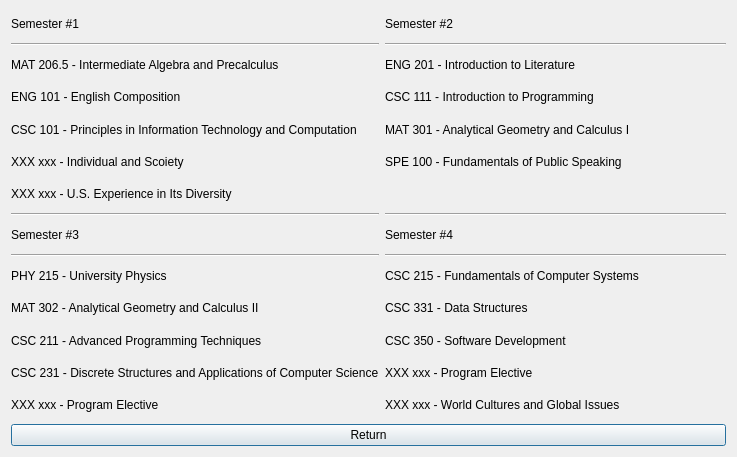
<?xml version="1.0" encoding="UTF-8"?>
<ui version="4.0">
 <class>GeographicInformationScience</class>
 <widget class="QDialog" name="GeographicInformationScience">
  <property name="geometry">
   <rect>
    <x>0</x>
    <y>0</y>
    <width>737</width>
    <height>457</height>
   </rect>
  </property>
  <property name="windowTitle">
   <string>Dialog</string>
  </property>
  <layout class="QVBoxLayout" name="verticalLayout_3">
   <item>
    <layout class="QHBoxLayout" name="horizontalLayout">
     <item>
      <layout class="QVBoxLayout" name="verticalLayout">
       <item>
        <widget class="QLabel" name="label_7">
         <property name="text">
          <string>Semester #1</string>
         </property>
        </widget>
       </item>
       <item>
        <widget class="Line" name="line">
         <property name="orientation">
          <enum>Qt::Horizontal</enum>
         </property>
        </widget>
       </item>
       <item>
        <widget class="QLabel" name="label">
         <property name="text">
          <string>MAT 206.5 - Intermediate Algebra and Precalculus</string>
         </property>
        </widget>
       </item>
       <item>
        <widget class="QLabel" name="label_3">
         <property name="text">
          <string>ENG 101 - English Composition</string>
         </property>
        </widget>
       </item>
       <item>
        <widget class="QLabel" name="label_4">
         <property name="text">
          <string>CSC 101 - Principles in Information Technology and Computation</string>
         </property>
        </widget>
       </item>
       <item>
        <widget class="QLabel" name="label_5">
         <property name="text">
          <string>XXX xxx - Individual and Scoiety</string>
         </property>
        </widget>
       </item>
       <item>
        <widget class="QLabel" name="label_6">
         <property name="text">
          <string>XXX xxx - U.S. Experience in Its Diversity</string>
         </property>
        </widget>
       </item>
       <item>
        <widget class="Line" name="line_3">
         <property name="orientation">
          <enum>Qt::Horizontal</enum>
         </property>
        </widget>
       </item>
       <item>
        <widget class="QLabel" name="label_13">
         <property name="text">
          <string>Semester #3</string>
         </property>
        </widget>
       </item>
       <item>
        <widget class="Line" name="line_5">
         <property name="orientation">
          <enum>Qt::Horizontal</enum>
         </property>
        </widget>
       </item>
       <item>
        <widget class="QLabel" name="label_15">
         <property name="text">
          <string>PHY 215 - University Physics</string>
         </property>
        </widget>
       </item>
       <item>
        <widget class="QLabel" name="label_17">
         <property name="text">
          <string>MAT 302 - Analytical Geometry and Calculus II</string>
         </property>
        </widget>
       </item>
       <item>
        <widget class="QLabel" name="label_18">
         <property name="text">
          <string>CSC 211 - Advanced Programming Techniques</string>
         </property>
        </widget>
       </item>
       <item>
        <widget class="QLabel" name="label_19">
         <property name="text">
          <string>CSC 231 - Discrete Structures and Applications of Computer Science</string>
         </property>
        </widget>
       </item>
       <item>
        <widget class="QLabel" name="label_20">
         <property name="text">
          <string>XXX xxx - Program Elective</string>
         </property>
        </widget>
       </item>
      </layout>
     </item>
     <item>
      <layout class="QVBoxLayout" name="verticalLayout_2">
       <item>
        <widget class="QLabel" name="label_2">
         <property name="text">
          <string>Semester #2</string>
         </property>
        </widget>
       </item>
       <item>
        <widget class="Line" name="line_2">
         <property name="orientation">
          <enum>Qt::Horizontal</enum>
         </property>
        </widget>
       </item>
       <item>
        <widget class="QLabel" name="label_8">
         <property name="text">
          <string>ENG 201 - Introduction to Literature</string>
         </property>
        </widget>
       </item>
       <item>
        <widget class="QLabel" name="label_9">
         <property name="text">
          <string>CSC 111 - Introduction to Programming</string>
         </property>
        </widget>
       </item>
       <item>
        <widget class="QLabel" name="label_10">
         <property name="text">
          <string>MAT 301 - Analytical Geometry and Calculus I</string>
         </property>
        </widget>
       </item>
       <item>
        <widget class="QLabel" name="label_11">
         <property name="text">
          <string>SPE 100 - Fundamentals of Public Speaking</string>
         </property>
        </widget>
       </item>
       <item>
        <widget class="QLabel" name="label_12">
         <property name="text">
          <string/>
         </property>
        </widget>
       </item>
       <item>
        <widget class="Line" name="line_4">
         <property name="orientation">
          <enum>Qt::Horizontal</enum>
         </property>
        </widget>
       </item>
       <item>
        <widget class="QLabel" name="label_14">
         <property name="text">
          <string>Semester #4</string>
         </property>
        </widget>
       </item>
       <item>
        <widget class="Line" name="line_6">
         <property name="orientation">
          <enum>Qt::Horizontal</enum>
         </property>
        </widget>
       </item>
       <item>
        <widget class="QLabel" name="label_16">
         <property name="text">
          <string>CSC 215 - Fundamentals of Computer Systems </string>
         </property>
        </widget>
       </item>
       <item>
        <widget class="QLabel" name="label_21">
         <property name="text">
          <string>CSC 331 - Data Structures</string>
         </property>
        </widget>
       </item>
       <item>
        <widget class="QLabel" name="label_22">
         <property name="text">
          <string>CSC 350 - Software Development</string>
         </property>
        </widget>
       </item>
       <item>
        <widget class="QLabel" name="label_23">
         <property name="text">
          <string>XXX xxx - Program Elective</string>
         </property>
        </widget>
       </item>
       <item>
        <widget class="QLabel" name="label_24">
         <property name="text">
          <string>XXX xxx - World Cultures and Global Issues</string>
         </property>
        </widget>
       </item>
      </layout>
     </item>
    </layout>
   </item>
   <item>
    <widget class="QPushButton" name="pushButton_Return">
     <property name="text">
      <string>Return</string>
     </property>
    </widget>
   </item>
  </layout>
 </widget>
 <resources/>
 <connections/>
</ui>
